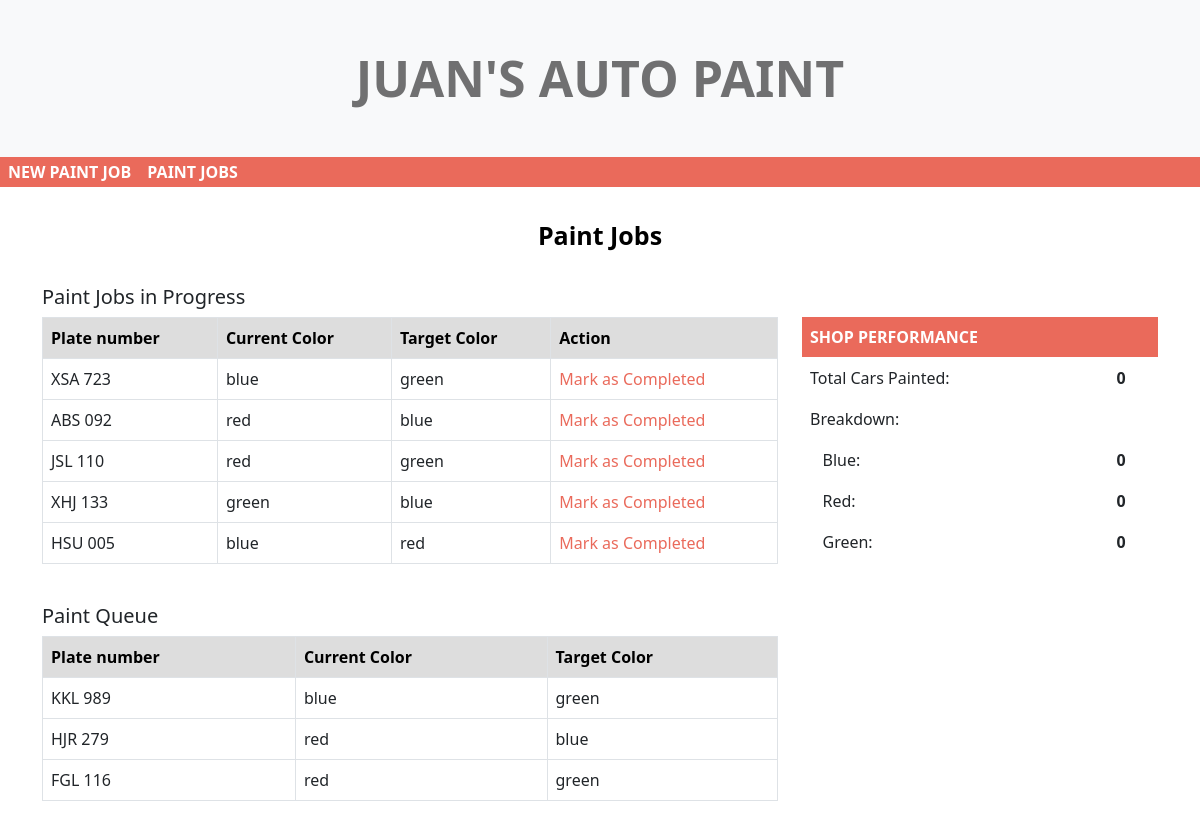
Screenshot of /?page=2 with the database file from the repository.
### tables this page shows
CREATE TABLE `customer` (
  `id` int(11) NOT NULL,
  `platenum` varchar(25) NOT NULL,
  `currentcolor` varchar(25) NOT NULL,
  `targetcolor` varchar(25) NOT NULL,
  `remark` varchar(25) NOT NULL
);

### page2.php (the view, shortened to what this page needs)
<?php
$pdo = Database::connect();
$pdo->setAttribute(PDO::ATTR_ERRMODE, PDO::ERRMODE_EXCEPTION);
$sql = "SELECT count(remark) as painted,
        (SELECT count(targetcolor) FROM customer WHERE targetcolor='red' AND remark='Done') as red,
        (SELECT count(targetcolor) FROM customer WHERE targetcolor='green' AND remark='Done') as green,
        (SELECT count(targetcolor) FROM customer WHERE targetcolor='blue'AND remark='Done')  as blue
        FROM customer WHERE remark='Done'";
$q = $pdo->prepare($sql);
$q->execute(array());
$shop = $q->fetch(PDO::FETCH_ASSOC);
$pdo->setAttribute(PDO::ATTR_ERRMODE, PDO::ERRMODE_EXCEPTION);
$sql = "SELECT * FROM customer WHERE remark='Queue'";
$count=1;
?>
<div class="container">
    <div class="title">
        Paint Jobs
    </div>
</div>
<div class="container">
<h5>Paint Jobs in Progress</h5>
    <div class="row">
        <div class="col-sm-8">
        <table class="table table-bordered">
        <thead style="background-color: #dddddd; color: black;">
            <tr>
            <th>Plate number</th>
            <th>Current Color</th>
            <th>Target Color</th>
            <th>Action</th>
            </tr>
        </thead>
        <tbody>
        <?php
            foreach($pdo->query($sql) as $row){
                if($count<=5){
                    $count++;
        ?>
            <tr>
            <td><?php echo $row['platenum']; ?></td>
            <td><?php echo $row['currentcolor']; ?></td>
            <td><?php echo $row['targetcolor']; ?></td>
            <td><a href="api.php?complete=<?php echo $row['id']?>"
                style="text-decoration: none; color: #ea6a5b;">
                Mark as Completed</a></td>
            </tr>
        <?php } }?>
        </tbody>
        </table>
        <br/>
        <h5>Paint Queue</h5>
            <table class="table table-bordered">
            <thead style="background-color: #dddddd; color: black;">
                <tr>
                <th>Plate number</th>
                <th>Current Color</th>
                <th>Target Color</th>
                </tr>
            </thead>
            <tbody>
            <?php
            $count=1;
                foreach($pdo->query($sql) as $row){
                    if($count>5){
            ?>
                <tr>
                <td><?php echo $row['platenum']; ?></td>
                <td><?php echo $row['currentcolor']; ?></td>
                <td><?php echo $row['targetcolor']; ?></td>
                </tr>
            <?php } $count++;} ?>
            </tbody>
            </table>
        </div>
        <div class="col-sm-4">
            <table class="table" style="border-color:white;">
                <thead style="border-color:white; background-color: #ea6a5b; color:white;">
                    <tr>
                    <th colspan="2">SHOP PERFORMANCE</th>
                    </tr>
                </thead>
                <tbody>
                    <tr>
                    <td>Total Cars Painted: </td>
                    <td><b><?php echo $shop['painted']; ?></b></td>
                    </tr>
                    <tr>
                    <td>Breakdown:</td>
                    <td></td>
                    </tr>
                    <tr>
                    <td>  &nbsp&nbsp&nbspBlue:</td>
                    <td><b><?php echo $shop['blue']; ?></b></td>
                    </tr>
                    <tr>
                    <td>   &nbsp&nbsp&nbspRed:</td>
                    <td><b><?php echo $shop['red']; ?></b></td>
                    </tr>
                    <tr>
                    <td>   &nbsp&nbsp&nbspGreen:</td>
                    <td><b><?php echo $shop['green']; ?></b></td>
                    </tr>
                </tbody>
                </table>
        </div>
    </div>
</div>

### header.php (shortened to what this page needs)
<!doctype html>
<html lang="en">
  <head>
    <link href="https://cdn.jsdelivr.net/npm/bootstrap@5.0.0-beta2/dist/css/bootstrap.min.css" rel="stylesheet">
    <link rel="stylesheet" href="styles.css">
  </head>
  <body>
  <nav class="navbar navbar-light bg-light">
  <span class="navbar-text company">
    JUAN'S AUTO PAINT
  </span>
</nav>
<div class="navbar navbar-expand-lg navbar-red">
<div class="collapse navbar-collapse" id="navbarText">
    <ul class="navbar-nav mr-auto">
      <li class="nav-item active">
        <a class="nav-link" href="?page=1">NEW PAINT JOB</a>
      </li>
      <li class="nav-item">
        <a class="nav-link" href="?page=2">PAINT JOBS</a>
      </li>
    </ul>
  </div>
</div>

### index.php
<?php include('header.php'); ?>
<?php if (isset($_GET['page'])) include('page' . $_GET['page'] . '.php');
else include('page1.php');
?>
<?php include('footer.php'); ?>

### footer.php (shortened to what this page needs)
  </body>
</html>

### styles.css (style rules this page uses)
.company { font-size: 50px; font-weight: bold; margin: 25px auto; }
.navbar-red { height: 30px; background-color: #ea6a5b; }
.nav-link { color: white; font-weight: bold; }
.title { font-size: 25px; color: black; font-weight: bold; margin: 30px auto; display: block; text-align: center; }

### rows the page displays
customer: platenum "XSA 723", currentcolor "blue", targetcolor "green"
customer: platenum "ABS 092", currentcolor "red", targetcolor "blue"
customer: platenum "JSL 110", currentcolor "red", targetcolor "green"
customer: platenum "XHJ 133", currentcolor "green", targetcolor "blue"
customer: platenum "HSU 005", currentcolor "blue", targetcolor "red"
customer: platenum "KKL 989", currentcolor "blue", targetcolor "green"
customer: platenum "HJR 279", currentcolor "red", targetcolor "blue"
customer: platenum "FGL 116", currentcolor "red", targetcolor "green"

### other values shown
$shop['painted'] "0"
$shop['blue'] "0"
$shop['red'] "0"
$shop['green'] "0"
